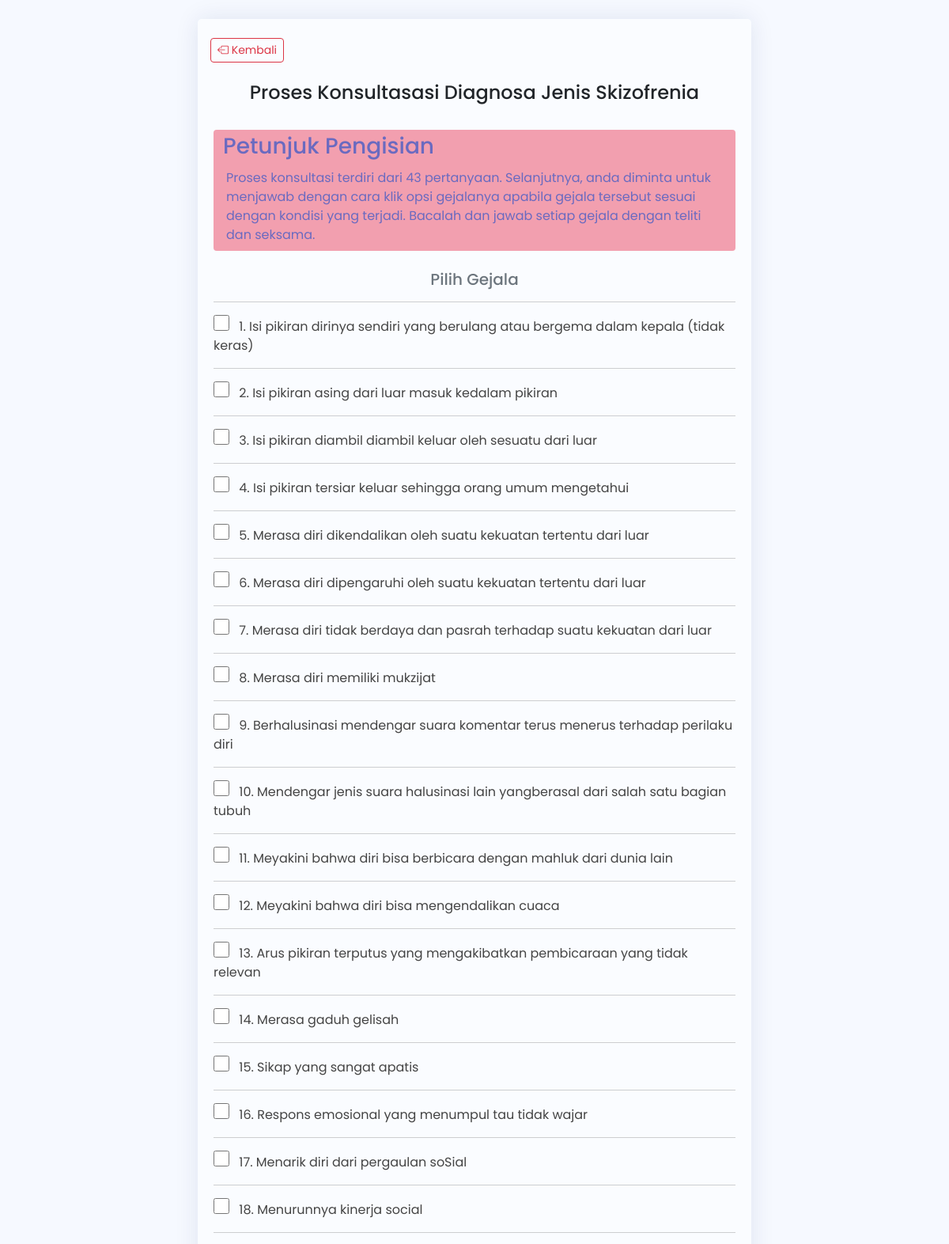
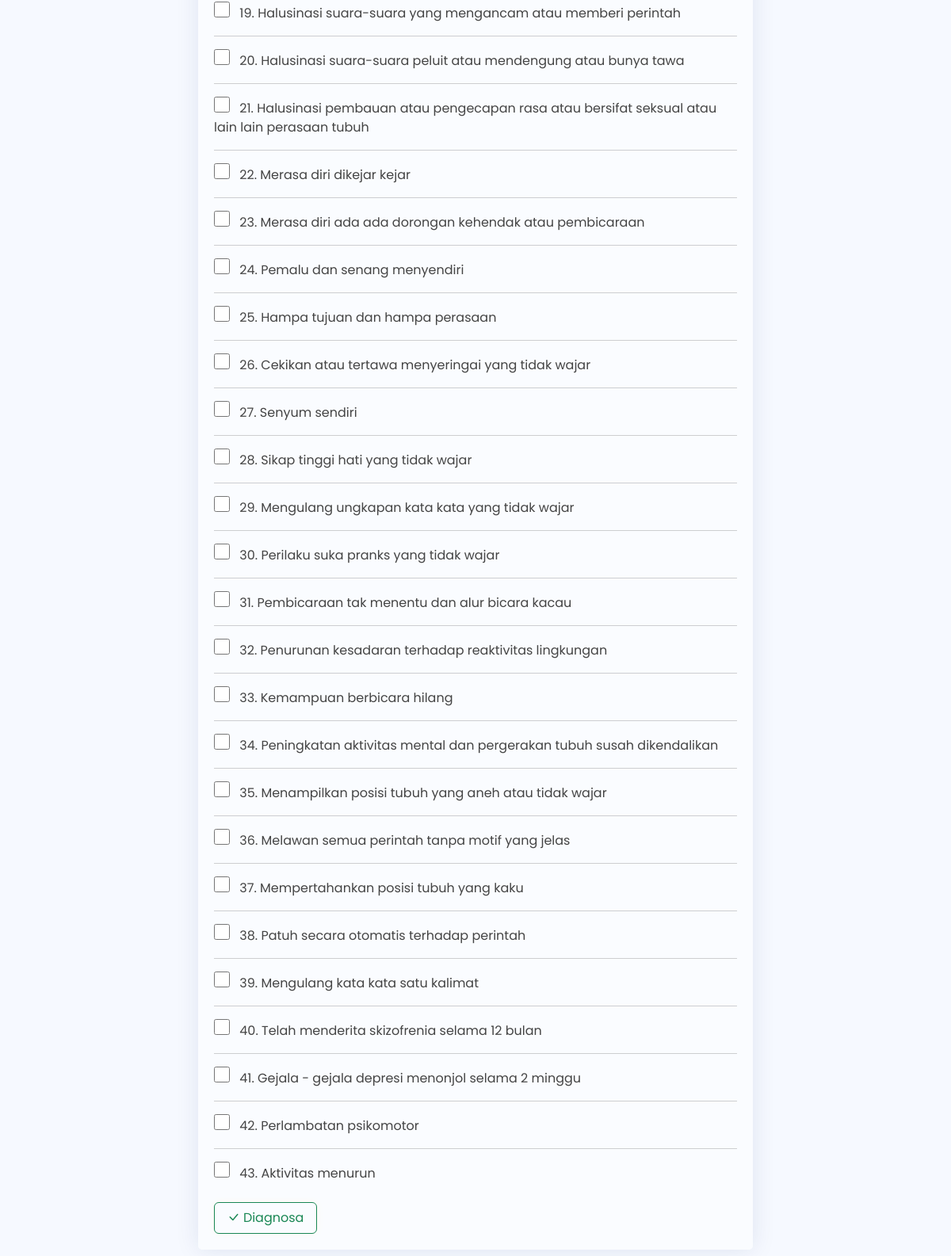
The page /konsultasi.php on the database its author committed (2 pictures, top to bottom).
### tables this page shows
CREATE TABLE `tb_gejala` (
  `id` int(11) NOT NULL,
  `kdgejala` varchar(3) DEFAULT NULL,
  `gejala` text
);

### konsultasi.php (the view, shortened to what this page needs)
<!DOCTYPE html>
<html lang="en">
<head>
  <link href="./assets/vendor/bootstrap/css/bootstrap.min.css" rel="stylesheet">
  <link rel="stylesheet" href="https://cdn.jsdelivr.net/npm/bootstrap-icons@1.10.2/font/bootstrap-icons.css">
  <link href="./assets/vendor/boxicons/css/boxicons.min.css" rel="stylesheet">
  <link href="./assets/vendor/quill/quill.snow.css" rel="stylesheet">
  <link href="./assets/vendor/quill/quill.bubble.css" rel="stylesheet">
  <link href="./assets/vendor/remixicon/remixicon.css" rel="stylesheet">
  <link href="./assets/vendor/simple-datatables/style.css" rel="stylesheet">
  <link href="./assets/css/style.css" rel="stylesheet">
</head>
<body style="background-image: url(./assets/img/bg_jenis_1.png); background-size: cover; background-repeat: no-repeat ;">
  <section>
    <div class="card mt-4 col-md-7 mx-auto" style="background-color: rgba(255, 255, 255, 0.5);">
      <div class="mt-4">
        <a href="./index.php" type="button" class="btn btn-outline-danger btn-sm ms-3"><i class="bi bi-box-arrow-left"></i> Kembali</a>
      </div>
      <h4 class="text-dark d-flex justify-content-center mt-4">Proses Konsultasasi Diagnosa Jenis Skizofrenia</h4>
      <div class="card-body">
        <div class="rounded-1" style="background-color: #f29faf; color: #6a6ac0;">
          <h3 class="mt-4 ms-2 p-1">Petunjuk Pengisian</h3>
          <p class="ms-3 me-2 pb-2">Proses konsultasi terdiri dari 43 pertanyaan. Selanjutnya, anda diminta untuk menjawab dengan cara klik opsi gejalanya apabila gejala tersebut sesuai dengan kondisi yang terjadi. Bacalah dan jawab setiap gejala dengan teliti dan seksama.</p>
        </div>
        <h5 class="text-secondary text-center mt-4">Pilih Gejala</h5>
        <?php
        $koneksi = mysqli_connect("localhost", "root", "root", "dbpakar");
        ?>
        <form action="./hasilkonsultasi.php" method="POST">
          <?php
          $sqli = "SELECT * FROM tb_gejala";
          $result = $koneksi->query($sqli);
          while ($row = $result->fetch_object()) {
            echo "<hr> ";
            echo "<label for='checkbox" . $row->id . "' style='cursor: pointer;'>";
            echo "<input style='cursor: pointer; width:20px;height:20px;' type='checkbox' id='checkbox" . $row->id . "' name='bukti[]' value='" . $row->id . "'";
            echo ">&ensp; " . $row->id . ". " . $row->gejala . "</label><br>";
          }
          ?>
          <div class="mt-4">
            <button class="btn btn-outline-success btn-md" onclick="return validateForm();" style="width: 130px; height: 40px; cursor: pointer; box-shadow: 0 0 10px rgb(255, 250, 240);"><i class="bi bi-check-lg"></i> Diagnosa</button>
          </div>
        </form>
      </div>
    </div>
  </section>
</body>
</html>

### assets/css/style.css (style rules this page uses)
:root { scroll-behavior: smooth; }
body { font-family: "Poppins", sans-serif; background: #f6f9ff; color: #444444; }
a { color: #4154f1; text-decoration: none; }
h1, h2, h3, h4, h5, h6 { font-family: "Poppins", sans-serif; }
.card { margin-bottom: 30px; border: none; border-radius: 5px; box-shadow: 0px 0 30px rgba(1, 41, 112, 0.1); }
.card-body { padding: 0 20px 20px 20px; }

### rows shown on the page
tb_gejala: id "1", gejala "Isi pikiran dirinya sendiri yang berulang atau bergema dalam kepala (tidak keras)"
tb_gejala: id "2", gejala "Isi pikiran asing dari luar masuk kedalam pikiran"
tb_gejala: id "3", gejala "Isi pikiran diambil diambil keluar oleh sesuatu dari luar"
tb_gejala: id "4", gejala "Isi pikiran tersiar keluar sehingga orang umum mengetahui"
tb_gejala: id "5", gejala "Merasa diri dikendalikan oleh suatu kekuatan tertentu dari luar"
tb_gejala: id "6", gejala "Merasa diri dipengaruhi oleh suatu kekuatan tertentu dari luar"
tb_gejala: id "7", gejala "Merasa diri tidak berdaya dan pasrah terhadap suatu kekuatan dari luar"
tb_gejala: id "8", gejala "Merasa diri memiliki mukzijat"
tb_gejala: id "9", gejala "Berhalusinasi mendengar suara komentar terus menerus terhadap perilaku diri"
tb_gejala: id "10", gejala "Mendengar jenis suara halusinasi lain yangberasal dari salah satu bagian tubuh"
tb_gejala: id "11", gejala "Meyakini bahwa diri bisa berbicara dengan mahluk dari dunia lain"
tb_gejala: id "12", gejala "Meyakini bahwa diri bisa mengendalikan cuaca"
tb_gejala: id "13", gejala "Arus pikiran terputus yang mengakibatkan pembicaraan yang tidak relevan"
tb_gejala: id "14", gejala "Merasa gaduh gelisah"
tb_gejala: id "15", gejala "Sikap yang sangat apatis"
tb_gejala: id "16", gejala "Respons emosional yang menumpul tau tidak wajar"
tb_gejala: id "17", gejala "Menarik diri dari pergaulan soSial"
tb_gejala: id "18", gejala "Menurunnya kinerja social"
tb_gejala: id "19", gejala "Halusinasi suara-suara yang mengancam atau memberi perintah"
tb_gejala: id "20", gejala "Halusinasi suara-suara peluit atau mendengung atau bunya tawa"
tb_gejala: id "21", gejala "Halusinasi pembauan atau pengecapan rasa atau bersifat seksual atau lain lain perasaan tubuh"
tb_gejala: id "22", gejala "Merasa diri dikejar kejar"
tb_gejala: id "23", gejala "Merasa diri ada ada dorongan kehendak atau pembicaraan"
tb_gejala: id "24", gejala "Pemalu dan senang menyendiri"
tb_gejala: id "25", gejala "Hampa tujuan dan hampa perasaan"
tb_gejala: id "26", gejala "Cekikan atau tertawa menyeringai yang tidak wajar"
tb_gejala: id "27", gejala "Senyum sendiri"
tb_gejala: id "28", gejala "Sikap tinggi hati yang tidak wajar"
tb_gejala: id "29", gejala "Mengulang ungkapan kata kata yang tidak wajar"
tb_gejala: id "30", gejala "Perilaku suka pranks yang tidak wajar"
tb_gejala: id "31", gejala "Pembicaraan tak menentu dan alur bicara kacau"
tb_gejala: id "32", gejala "Penurunan kesadaran terhadap reaktivitas lingkungan"
tb_gejala: id "33", gejala "Kemampuan berbicara hilang"
tb_gejala: id "34", gejala "Peningkatan aktivitas mental dan pergerakan tubuh susah dikendalikan"
tb_gejala: id "35", gejala "Menampilkan posisi tubuh yang aneh atau tidak wajar"
tb_gejala: id "36", gejala "Melawan semua perintah tanpa motif yang jelas"
tb_gejala: id "37", gejala "Mempertahankan posisi tubuh yang kaku"
tb_gejala: id "38", gejala "Patuh secara otomatis terhadap perintah"
tb_gejala: id "39", gejala "Mengulang kata kata satu kalimat"
tb_gejala: id "40", gejala "Telah menderita skizofrenia selama 12 bulan"
tb_gejala: id "41", gejala "Gejala - gejala depresi menonjol selama 2 minggu"
tb_gejala: id "42", gejala "Perlambatan psikomotor"
tb_gejala: id "43", gejala "Aktivitas menurun"
